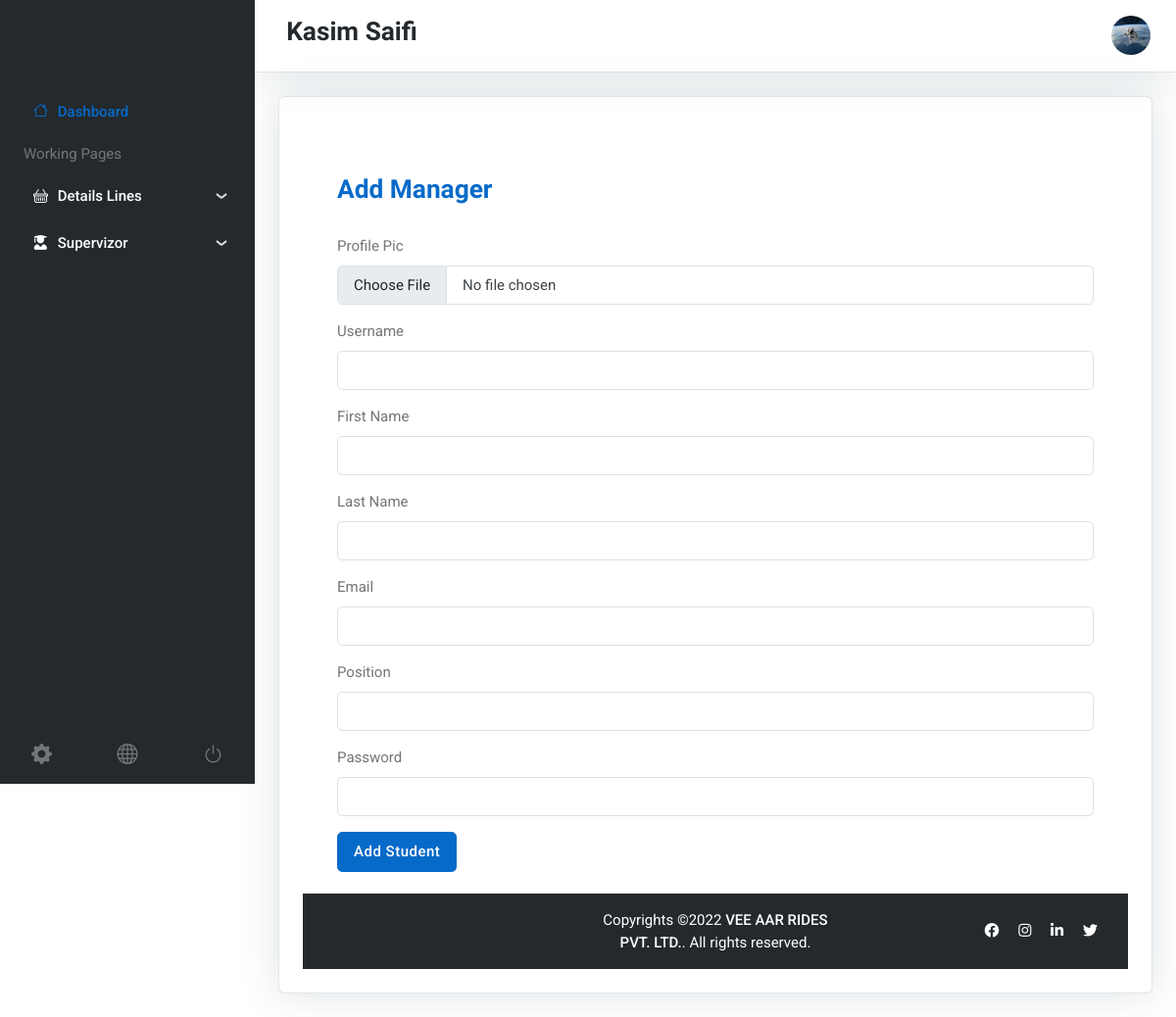
Page /manager-views/ (signed in) on the committed database.
### reports/models.py (models this page shows, shortened)
class CustomUser(AbstractUser):
    USER = (
        ('1', 'Super-Admin'), # only views
        ('2', 'Manager'),       # add and views
        ('3', 'Supervizor'), # only crud oprations
    )
    user_type = models.CharField(choices=USER, max_length=150)
    profile_pic = models.ImageField(upload_to = 'SuperAdmin/profile_pic' )

### reports/supervizorviews.py (the view, shortened to what this page needs)
# urls.py: path('manager-views/', Manager_Add , name='manager-data'),
def Manager_Add(request):
    return render(request , 'manager/manager.html')

### templates/MANAGER/manager.html (shortened to what this page needs)
{% extends 'manager/includes/base.html' %}
{% block content %}
<div class="content-body">
    <div class="container-fluid">
       <div class="container-fluid" >
          <div class="col-lg-12">
             <div class="profile card card-body px-3 pt-3 pb-0">
                <div class="profile-head">
                   <div class="profile-info">
                      <div class="profile-photo">
                      </div>
                   </div>
                </div>
             </div>
          </div>
       </div>
    </div>
    <div class="container-fluid">
    <div class="card">
       <div class="card-body">
         <div class="settings-form">
             <h4 class="text-primary">Add Manager</h4>
       <br>
             <form action="" method="POST" enctype="multipart/form-data">
                <div >
                   <div class="mb-3 cod-md-12 ">
                      <label class="form-label">Profile Pic</label>
                      <input type="file" class="form-control" name = "profile_pic" required>
                   </div>
                   <div class="mb-3 col-md-12">
                     <label class="form-label">Username</label>
                     <input type="text"  class="form-control" value = "" name="username" required>
                  </div>
                   <div class="mb-3 col-md-12">
                      <label class="form-label">First Name</label>
                      <input type="text"  class="form-control" value= "" name="first_name" required>
                   </div>
                   <div class="mb-3 col-md-12">
                      <label class="form-label">Last Name</label>
                      <input type="text"  class="form-control" value= "" name = "last_name" required>
                   </div>
                </div>
                <div >
                   <div class="mb-3 col-md-12">
                      <label class="form-label"> Email</label>
                      <input type="email"  class="form-control" value = "" name="email" required >
                   </div>
                   <div class="mb-3 col-md-12">
                     <label class="form-label">Position</label>
                     <input type="text"  class="form-control" value = "" name="position" required>
                  </div>
                  <div class="mb-3 col-md-12">
                      <label class="form-label">Password</label>
                      <input type="password" class="form-control" name="password" required>
                   </div>
                </div>
                <div class = "col-md-6">
                   <button type="submit" class= "btn btn-primary">Add Student</button>
                </div>
             </form>
          </div>
       </div>
    </div>
 </div>
 </div>
 {% endblock content %}

### templates/MANAGER/includes/header.html (shortened to what this page needs)
  {% load static %}
  <nav class="top-bar navbar-light border-bottom py-0 py-xl-3">
    <div class="container-fluid p-0">
       <div class="d-flex align-items-center w-100">
          <div class="navbar-expand-lg ms-auto ms-xl-0">
             <div class="collapse navbar-collapse w-100" id="navbarTopContent">
                <div class="nav my-3 my-xl-0 flex-nowrap align-items-center">
                   <div class="nav-item w-100">
                     <h4><strong></strong>&nbsp;<span>{{request.user.first_name|capfirst}}  {{request.user.last_name | capfirst}}</span></h4>
                   </div>
                </div>
             </div>
          </div>
          <div class="ms-xl-auto">
             <ul class="navbar-nav flex-row align-items-center">
                <li class="nav-item ms-2 ms-md-3 dropdown">
                   <a class="avatar avatar-sm p-0" href="#" id="profileDropdown" role="button" data-bs-auto-close="outside" data-bs-display="static" data-bs-toggle="dropdown" aria-expanded="false">
                   <img class="avatar-img rounded-circle" src="/media/{{request.user.profile_pic}}" alt="kasim-saiif">
                   </a>
                </li>
             </ul>
          </div>
       </div>
    </div>
 </nav>

### rows in the picture
CustomUser: user.first_name "Kasim", user.last_name "Saifi", user.profile_pic (picture)
